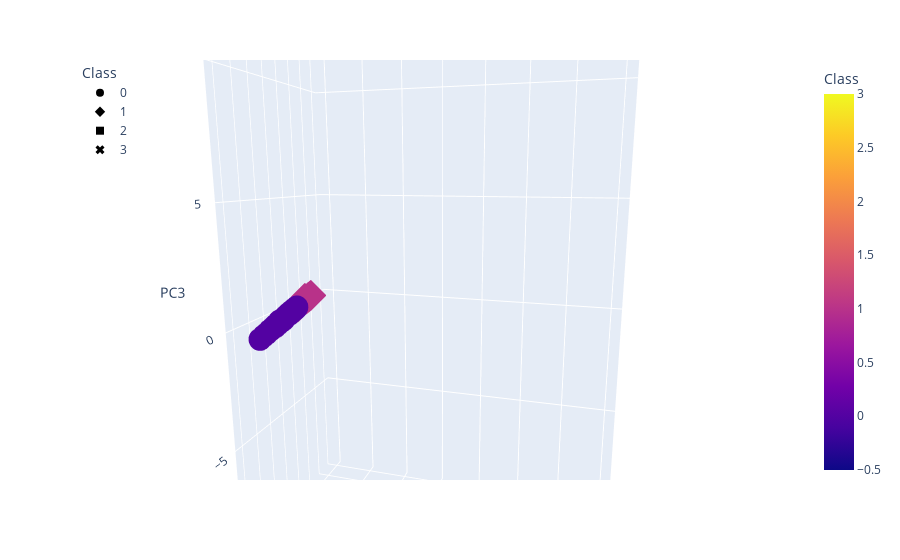

Notebook code cell kept with this figure:
### Markdown cell above
### Visualizing Results

#### 3D-Scatter with Clusters

### Code cell
# Create a 3D-Scatter with the PCA data and the clusters
fig = px.scatter_3d(
    combined_df,
    x='PC1',
    y='PC2',
    z='PC3',
    color='Class',
    symbol='Class',
    width=800,
    hover_name="CoinName",
    hover_data=["Algorithm"]
)

fig.update_layout(legend=dict(x=0, y=1))
fig.show()

### Figure 1 — Plotly figure (JSON) as saved in the notebook; plotly's stock layout.template omitted (floating-point values rounded to 4 significant figures; data arrays with more than 128 entries replaced by an {"elided": "..."} marker saying what was removed)
{"data": [{"customdata": {"elided": "132x1 int values"}, "hovertemplate": "<b>%{hovertext}</b><br><br>Class=%{marker.color}<br>PC1=%{x}<br>PC2=%{y}<br>PC3=%{z}<br>Algorithm=%{customdata[0]}<extra></extra>", "hovertext": {"elided": "132 str values"}, "legendgroup": "0", "marker": {"color": {"elided": "132 int values"}, "coloraxis": "coloraxis", "symbol": "circle"}, "mode": "markers", "name": "0", "scene": "scene", "showlegend": true, "type": "scatter3d", "x": {"elided": "132 float values"}, "y": {"elided": "132 float values"}, "z": {"elided": "132 float values"}}, {"customdata": {"elided": "158x1 int values"}, "hovertemplate": "<b>%{hovertext}</b><br><br>Class=%{marker.color}<br>PC1=%{x}<br>PC2=%{y}<br>PC3=%{z}<br>Algorithm=%{customdata[0]}<extra></extra>", "hovertext": {"elided": "158 str values"}, "legendgroup": "1", "marker": {"color": {"elided": "158 int values"}, "coloraxis": "coloraxis", "symbol": "diamond"}, "mode": "markers", "name": "1", "scene": "scene", "showlegend": true, "type": "scatter3d", "x": {"elided": "158 float values"}, "y": {"elided": "158 float values"}, "z": {"elided": "158 float values"}}, {"customdata": [[3]], "hovertemplate": "<b>%{hovertext}</b><br><br>Class=%{marker.color}<br>PC1=%{x}<br>PC2=%{y}<br>PC3=%{z}<br>Algorithm=%{customdata[0]}<extra></extra>", "hovertext": ["Rabbit Finance"], "legendgroup": "2", "marker": {"color": [2], "coloraxis": "coloraxis", "symbol": "square"}, "mode": "markers", "name": "2", "scene": "scene", "showlegend": true, "type": "scatter3d", "x": [-3.169], "y": [14.03], "z": [-9.25]}, {"customdata": [[44]], "hovertemplate": "<b>%{hovertext}</b><br><br>Class=%{marker.color}<br>PC1=%{x}<br>PC2=%{y}<br>PC3=%{z}<br>Algorithm=%{customdata[0]}<extra></extra>", "hovertext": ["eCash"], "legendgroup": "3", "marker": {"color": [3], "coloraxis": "coloraxis", "symbol": "x"}, "mode": "markers", "name": "3", "scene": "scene", "showlegend": true, "type": "scatter3d", "x": [4.206], "y": [9.609], "z": [13.54]}], "layout": {"autosize": true, "coloraxis": {"colorbar": {"title": {"text": "Class"}}, "colorscale": [[0, "#0d0887"], [0.1111, "#46039f"], [0.2222, "#7201a8"], [0.3333, "#9c179e"], [0.4444, "#bd3786"], [0.5556, "#d8576b"], [0.6667, "#ed7953"], [0.7778, "#fb9f3a"], [0.8889, "#fdca26"], [1, "#f0f921"]]}, "legend": {"title": {"text": "Class"}, "tracegroupgap": 0, "x": 0, "y": 1}, "margin": {"t": 60}, "scene": {"aspectmode": "auto", "aspectratio": {"x": 0.5527, "y": 1.06, "z": 1.708}, "camera": {"center": {"x": 0, "y": 0, "z": 0}, "eye": {"x": 1.398, "y": 0.3882, "z": 0.2744}, "projection": {"type": "perspective"}, "up": {"x": 0, "y": 0, "z": 1}}, "domain": {"x": [0, 1], "y": [0, 1]}, "xaxis": {"title": {"text": "PC1"}, "type": "linear"}, "yaxis": {"title": {"text": "PC2"}, "type": "linear"}, "zaxis": {"title": {"text": "PC3"}, "type": "linear"}}}}
